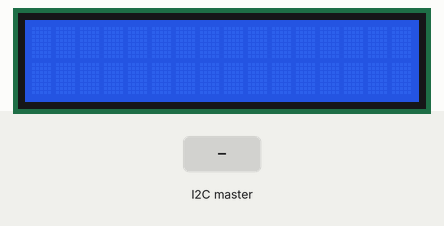
This sketch was run on a simulated Arduino Uno, built with avr-gcc and run on an emulated ATmega328P. On the bench: 16×2 character LCD. The inputs (shaded band) are chosen by the test bench. What the sketch prints to the serial monitor is not drawn.

Above: at 1.2 s.
1.3 s: the I2C master sends the byte 1
2.8 s: the I2C master sends the byte 0
4.3 s: the I2C master sends the byte 2
5.8 s: the I2C master sends the byte 90
At 6.1 s:
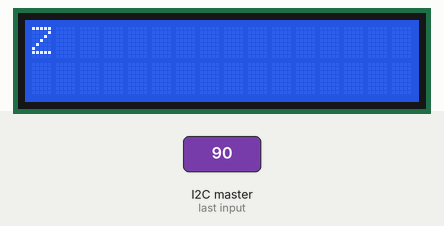
7.3 s: the I2C master sends the byte 200
At 8.4 s:
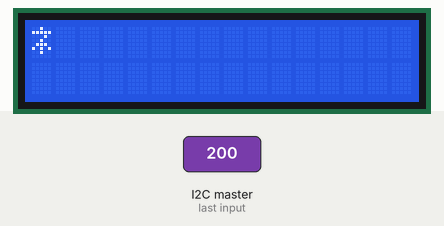
Timing chart, 0 to 9.8 s (numbered marks = the images above; inputs shaded):
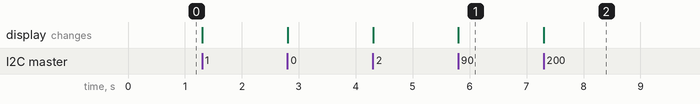

The sketch:

I2C_Slave_LCDDisplay.ino
```cpp
#include <Wire.h>
#include <LiquidCrystal.h>

LiquidCrystal lcd(12, 11, 5, 4, 3, 2); // the lcd with pins initialized

void setup() {
  Serial.begin(9600);
  Wire.begin(9); // I2C bus as slave with address 9
  Wire.onReceive(receivemsg); // the receivemsg function
  lcd.begin(16, 2); // Initialize LCD
}

void loop(){}

void receivemsg(int i ) {
  String receivedMessage = "";
  while (Wire.available()) {
    char c = Wire.read();
    receivedMessage += c;
    Serial.println(c);
  }
  lcd.clear();
  lcd.setCursor(0, 0);
  lcd.print(receivedMessage);
}
```

Measured:
- after the input at 5.8 s, the display: changes at once (image 1)
- after the input at 7.3 s, the display: changes at once (image 2)
